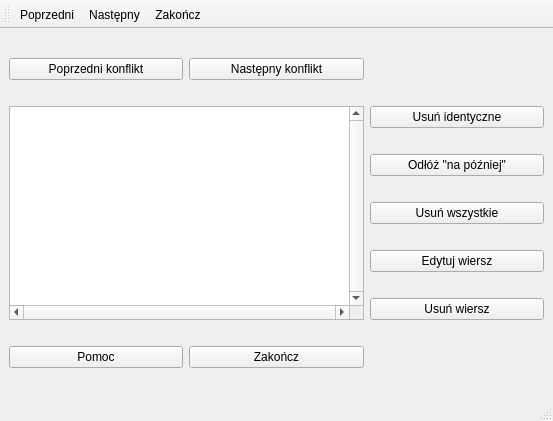
<?xml version="1.0" encoding="UTF-8"?>
<ui version="4.0">
 <class>ConflictResolverWindow</class>
 <widget class="QMainWindow" name="ConflictResolverWindow">
  <property name="geometry">
   <rect>
    <x>0</x>
    <y>0</y>
    <width>553</width>
    <height>421</height>
   </rect>
  </property>
  <property name="windowTitle">
   <string>MainWindow</string>
  </property>
  <widget class="QWidget" name="centralwidget">
   <layout class="QGridLayout" name="gridLayout">
    <item row="0" column="0">
     <widget class="QPushButton" name="prev">
      <property name="toolTip">
       <string>Go to previous conflict.</string>
      </property>
      <property name="text">
       <string>Poprzedni konflikt</string>
      </property>
     </widget>
    </item>
    <item row="0" column="1">
     <widget class="QPushButton" name="next">
      <property name="toolTip">
       <string>Go to next conflict</string>
      </property>
      <property name="text">
       <string>Następny konflikt</string>
      </property>
     </widget>
    </item>
    <item row="1" column="0" rowspan="5" colspan="2">
     <widget class="QListView" name="_conflictsList">
      <property name="verticalScrollBarPolicy">
       <enum>Qt::ScrollBarAlwaysOn</enum>
      </property>
      <property name="horizontalScrollBarPolicy">
       <enum>Qt::ScrollBarAlwaysOn</enum>
      </property>
      <property name="verticalScrollMode">
       <enum>QAbstractItemView::ScrollPerPixel</enum>
      </property>
      <property name="horizontalScrollMode">
       <enum>QAbstractItemView::ScrollPerPixel</enum>
      </property>
     </widget>
    </item>
    <item row="1" column="2">
     <widget class="QPushButton" name="removeDup">
      <property name="toolTip">
       <string>&lt;!DOCTYPE HTML PUBLIC &quot;-//W3C//DTD HTML 4.0//EN&quot; &quot;http://www.w3.org/TR/REC-html40/strict.dtd&quot;&gt;
&lt;html&gt;&lt;head&gt;&lt;meta name=&quot;qrichtext&quot; content=&quot;1&quot; /&gt;&lt;style type=&quot;text/css&quot;&gt;
p, li { white-space: pre-wrap; }
&lt;/style&gt;&lt;/head&gt;&lt;body style=&quot; font-family:'MS Shell Dlg 2'; font-size:8.25pt; font-weight:400; font-style:normal;&quot;&gt;
&lt;p style=&quot; margin-top:0px; margin-bottom:0px; margin-left:0px; margin-right:0px; -qt-block-indent:0; text-indent:0px;&quot;&gt;&lt;span style=&quot; font-size:8pt;&quot;&gt;Usuwa identyczne (ze względu na treści tekstów źródłowych i docelowych) wiersze, pozostawiając jeden.&lt;/span&gt;&lt;/p&gt;&lt;/body&gt;&lt;/html&gt;</string>
      </property>
      <property name="text">
       <string>Usuń identyczne</string>
      </property>
     </widget>
    </item>
    <item row="2" column="2">
     <widget class="QPushButton" name="_putToDump">
      <property name="toolTip">
       <string>Powoduje przeniesienie wierszy do pliku &quot;na później&quot;.</string>
      </property>
      <property name="text">
       <string>Odłóż &quot;na później&quot;</string>
      </property>
     </widget>
    </item>
    <item row="3" column="2">
     <widget class="QPushButton" name="deleteAll">
      <property name="toolTip">
       <string>&lt;!DOCTYPE HTML PUBLIC &quot;-//W3C//DTD HTML 4.0//EN&quot; &quot;http://www.w3.org/TR/REC-html40/strict.dtd&quot;&gt;
&lt;html&gt;&lt;head&gt;&lt;meta name=&quot;qrichtext&quot; content=&quot;1&quot; /&gt;&lt;style type=&quot;text/css&quot;&gt;
p, li { white-space: pre-wrap; }
&lt;/style&gt;&lt;/head&gt;&lt;body style=&quot; font-family:'MS Shell Dlg 2'; font-size:8.25pt; font-weight:400; font-style:normal;&quot;&gt;
&lt;p style=&quot; margin-top:0px; margin-bottom:0px; margin-left:0px; margin-right:0px; -qt-block-indent:0; text-indent:0px;&quot;&gt;&lt;span style=&quot; font-size:8pt;&quot;&gt;Usuwa wszystkie wyświetlanie wiersze.&lt;/span&gt;&lt;/p&gt;&lt;/body&gt;&lt;/html&gt;</string>
      </property>
      <property name="text">
       <string>Usuń wszystkie</string>
      </property>
     </widget>
    </item>
    <item row="4" column="2">
     <widget class="QPushButton" name="editRow">
      <property name="toolTip">
       <string>Pozwala edytować aktualnie zaznaczony wiersz.</string>
      </property>
      <property name="text">
       <string>Edytuj wiersz</string>
      </property>
     </widget>
    </item>
    <item row="5" column="2">
     <widget class="QPushButton" name="deleteRow">
      <property name="toolTip">
       <string>&lt;!DOCTYPE HTML PUBLIC &quot;-//W3C//DTD HTML 4.0//EN&quot; &quot;http://www.w3.org/TR/REC-html40/strict.dtd&quot;&gt;
&lt;html&gt;&lt;head&gt;&lt;meta name=&quot;qrichtext&quot; content=&quot;1&quot; /&gt;&lt;style type=&quot;text/css&quot;&gt;
p, li { white-space: pre-wrap; }
&lt;/style&gt;&lt;/head&gt;&lt;body style=&quot; font-family:'MS Shell Dlg 2'; font-size:8.25pt; font-weight:400; font-style:normal;&quot;&gt;
&lt;p style=&quot; margin-top:0px; margin-bottom:0px; margin-left:0px; margin-right:0px; -qt-block-indent:0; text-indent:0px;&quot;&gt;&lt;span style=&quot; font-size:8pt;&quot;&gt;Usuwa aktualnie zaznaczony wiersz.&lt;/span&gt;&lt;/p&gt;&lt;/body&gt;&lt;/html&gt;</string>
      </property>
      <property name="text">
       <string>Usuń wiersz</string>
      </property>
     </widget>
    </item>
    <item row="6" column="0">
     <widget class="QPushButton" name="about">
      <property name="toolTip">
       <string>Few words about resolving conflicts.</string>
      </property>
      <property name="text">
       <string>Pomoc</string>
      </property>
     </widget>
    </item>
    <item row="6" column="1">
     <widget class="QPushButton" name="close">
      <property name="toolTip">
       <string>Changes content of files previously choosen for analysis.</string>
      </property>
      <property name="text">
       <string>Zakończ</string>
      </property>
     </widget>
    </item>
   </layout>
  </widget>
  <widget class="QMenuBar" name="menubar">
   <property name="geometry">
    <rect>
     <x>0</x>
     <y>0</y>
     <width>553</width>
     <height>21</height>
    </rect>
   </property>
  </widget>
  <widget class="QStatusBar" name="statusbar"/>
  <widget class="QToolBar" name="toolBar">
   <property name="windowTitle">
    <string>toolBar</string>
   </property>
   <attribute name="toolBarArea">
    <enum>TopToolBarArea</enum>
   </attribute>
   <attribute name="toolBarBreak">
    <bool>false</bool>
   </attribute>
   <addaction name="actionPrevious"/>
   <addaction name="actionNext"/>
   <addaction name="actionZako_cz"/>
  </widget>
  <action name="actionNext">
   <property name="text">
    <string>Następny</string>
   </property>
   <property name="toolTip">
    <string>Przejdź do następnego</string>
   </property>
   <property name="shortcut">
    <string>Ctrl+Right</string>
   </property>
  </action>
  <action name="actionPrevious">
   <property name="text">
    <string>Poprzedni</string>
   </property>
   <property name="toolTip">
    <string>Przejdź do poprzedniego</string>
   </property>
   <property name="shortcut">
    <string>Ctrl+Left</string>
   </property>
  </action>
  <action name="actionZako_cz">
   <property name="text">
    <string>Zakończ</string>
   </property>
   <property name="toolTip">
    <string>Zapisz zmiany i zamknij to okno</string>
   </property>
   <property name="shortcut">
    <string>Shift+Return</string>
   </property>
  </action>
 </widget>
 <resources/>
 <connections/>
</ui>
